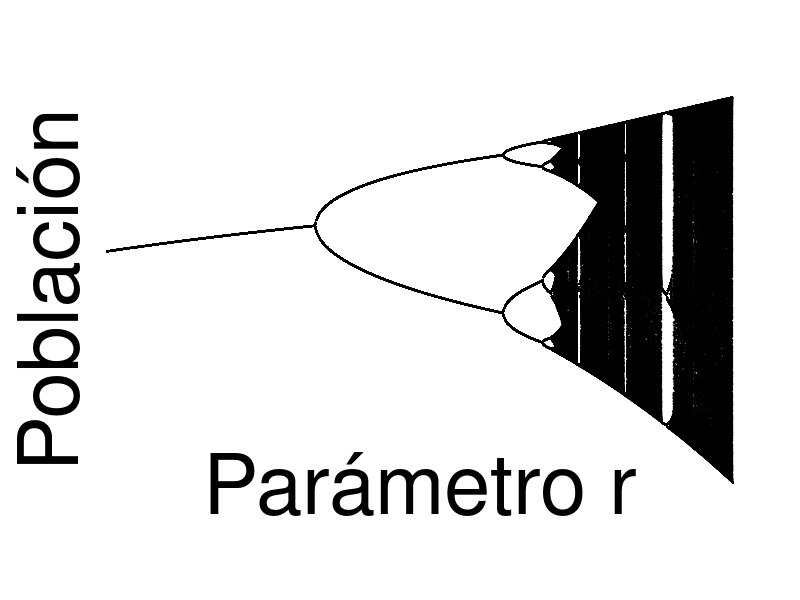

Source code (R):
oldpar <- par(no.readonly = TRUE)
oldwd <- getwd()
this.dir <- dirname(parent.frame(2)$ofile)
nombre.R <-  sys.frame(1)$ofile
require(tools)
nombre <- print(file_path_sans_ext(nombre.R))
png(paste0(nombre,".png"), width = 8*200, height = 5*200  )
setwd(this.dir)
###############################

#par(mar=c(3.75,3.75,0.25,0.25))

historia <- function(r, T=2000, pasado = 0.5){
    pop = rep(0,T)
    pop[1] = pasado
    for (i in seq(1,T)){
        pop[i+1] = r*pop[i]*(1-pop[i])
    }
    return(pop)
}


destino_final <- function(r, T=2000, pasado = 0.5){
    for (i in seq(1,T)){
        futuro = r*pasado*(1-pasado)
        pasado = futuro
    }
    return(pasado)
}



rs = seq(2.5,4,0.002)
n = length(rs)
T = 1000
eje_r = rep(0,n*T)
eje_f = rep(0,n*T)
for(i in seq(1,n)){#i=150
    eje_r[seq(T*(i-1)+1,T*i)] = rs[i] 
    eje_f[seq(T*(i-1)+1,T*i)] = historia(rs[i],T*2)[seq(T+1,T*2)]
    #plot(eje_f,pch=19,cex=0.3,axes = F,ann = F,ylim=c(0,1))
}

plot(eje_r, eje_f,pch=19,cex=0.01,xlim=c(2.5,4),ylab="",xlab="",axes = F,ann = F)
mtext(text= "Parámetro r",side =1,line=0,cex=5)
mtext(text = "Población" ,side =2,line=0,cex=5)


#######################################
# end 
dev.off()
#system(paste("pdfcrop -m '0 0 0 0'",paste0(nombre,".pdf") ,paste0(nombre,".pdf")))
setwd(oldwd)
par(oldpar, new=F)
#########################################
